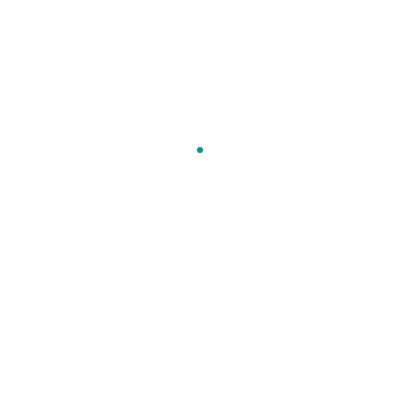
Frame 1 (no input)
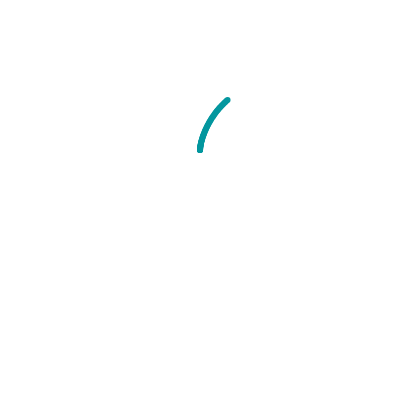
Frame 60 (no input)
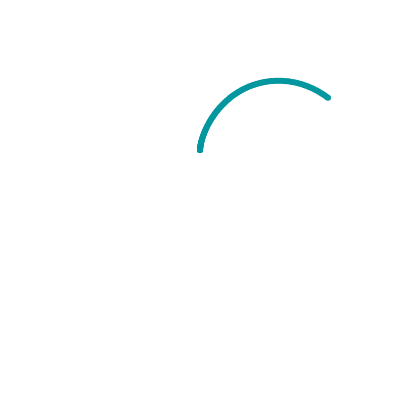
Frame 120 (the mouse pressed at the canvas centre since frame 60)

The p5.js sketch that drew these frames (run headless with seeded random() and noise() and a simulated clock; from frame 60 on, the mouse is pressed at the canvas centre):

// p5.js sketch
// ── sketch.js
let i = 0;
let arr = [];
let a = 0;

function setup() {
    createCanvas(400,400);
    stroke('white');
    strokeWeight(6);    
}

function draw() {
    translate(width/2, height/2);

    fill('#04979F');
    stroke('#04979F');
    beginShape();
    if(a < 2*Math.PI){
        let r = 10;
        heart(a, r);
        a+=0.01
    }
    endShape(CLOSE);
}

function heart(a,r){
    let x = r * 16*Math.pow(Math.sin(a), 3);
    let y = -r * (13 * Math.cos(a) - 5*Math.cos(2*a) - 2*Math.cos(3*a) - Math.cos(4*a));
    return vertex(x,y);
}
